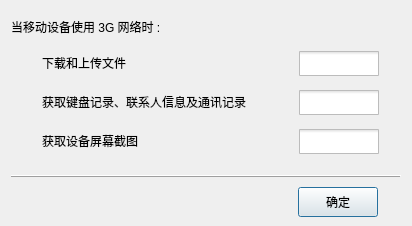
<?xml version="1.0" encoding="UTF-8"?>
<ui version="4.0">
 <class>FlowControlDlg</class>
 <widget class="QDialog" name="FlowControlDlg">
  <property name="geometry">
   <rect>
    <x>0</x>
    <y>0</y>
    <width>412</width>
    <height>226</height>
   </rect>
  </property>
  <property name="windowTitle">
   <string>移动设备流量控制</string>
  </property>
  <property name="styleSheet">
   <string notr="true">QWidget
{
	font-family:&quot;Microsoft Yahei&quot;;
}</string>
  </property>
  <layout class="QVBoxLayout" name="verticalLayout">
   <property name="bottomMargin">
    <number>6</number>
   </property>
   <item>
    <layout class="QHBoxLayout" name="horizontalLayout">
     <item>
      <widget class="QLabel" name="label">
       <property name="minimumSize">
        <size>
         <width>0</width>
         <height>25</height>
        </size>
       </property>
       <property name="maximumSize">
        <size>
         <width>16777215</width>
         <height>25</height>
        </size>
       </property>
       <property name="styleSheet">
        <string notr="true"/>
       </property>
       <property name="text">
        <string>当移动设备使用 3G 网络时 :</string>
       </property>
      </widget>
     </item>
     <item>
      <spacer name="horizontalSpacer">
       <property name="orientation">
        <enum>Qt::Horizontal</enum>
       </property>
       <property name="sizeHint" stdset="0">
        <size>
         <width>40</width>
         <height>20</height>
        </size>
       </property>
      </spacer>
     </item>
    </layout>
   </item>
   <item>
    <layout class="QHBoxLayout" name="horizontalLayout_3">
     <item>
      <spacer name="horizontalSpacer_3">
       <property name="orientation">
        <enum>Qt::Horizontal</enum>
       </property>
       <property name="sizeType">
        <enum>QSizePolicy::Fixed</enum>
       </property>
       <property name="sizeHint" stdset="0">
        <size>
         <width>30</width>
         <height>20</height>
        </size>
       </property>
      </spacer>
     </item>
     <item>
      <widget class="QLabel" name="label_2">
       <property name="minimumSize">
        <size>
         <width>250</width>
         <height>0</height>
        </size>
       </property>
       <property name="maximumSize">
        <size>
         <width>250</width>
         <height>16777215</height>
        </size>
       </property>
       <property name="styleSheet">
        <string notr="true"/>
       </property>
       <property name="text">
        <string>下载和上传文件</string>
       </property>
      </widget>
     </item>
     <item>
      <widget class="QCheckBox" name="chkPlg1">
       <property name="minimumSize">
        <size>
         <width>100</width>
         <height>30</height>
        </size>
       </property>
       <property name="maximumSize">
        <size>
         <width>100</width>
         <height>30</height>
        </size>
       </property>
       <property name="styleSheet">
        <string notr="true"> QCheckBox::indicator {
     width: 80px;
     height: 25px;
 }

 QCheckBox::indicator:unchecked {
	image: url(:/image/btncheckoff.png);
 }

 QCheckBox::indicator:checked {
	image: url(:/image/btncheckon.png);
 }</string>
       </property>
       <property name="text">
        <string/>
       </property>
      </widget>
     </item>
    </layout>
   </item>
   <item>
    <layout class="QHBoxLayout" name="horizontalLayout_4">
     <item>
      <spacer name="horizontalSpacer_4">
       <property name="orientation">
        <enum>Qt::Horizontal</enum>
       </property>
       <property name="sizeType">
        <enum>QSizePolicy::Fixed</enum>
       </property>
       <property name="sizeHint" stdset="0">
        <size>
         <width>30</width>
         <height>20</height>
        </size>
       </property>
      </spacer>
     </item>
     <item>
      <widget class="QLabel" name="label_3">
       <property name="minimumSize">
        <size>
         <width>250</width>
         <height>0</height>
        </size>
       </property>
       <property name="maximumSize">
        <size>
         <width>250</width>
         <height>16777215</height>
        </size>
       </property>
       <property name="styleSheet">
        <string notr="true"/>
       </property>
       <property name="text">
        <string>获取键盘记录、联系人信息及通讯记录</string>
       </property>
      </widget>
     </item>
     <item>
      <widget class="QCheckBox" name="chkPlg2">
       <property name="minimumSize">
        <size>
         <width>100</width>
         <height>30</height>
        </size>
       </property>
       <property name="maximumSize">
        <size>
         <width>100</width>
         <height>30</height>
        </size>
       </property>
       <property name="styleSheet">
        <string notr="true"> QCheckBox::indicator {
     width: 80px;
     height: 25px;
 }

 QCheckBox::indicator:unchecked {
	image: url(:/image/btncheckoff.png);
 }

 QCheckBox::indicator:checked {
	image: url(:/image/btncheckon.png);
 }</string>
       </property>
       <property name="text">
        <string/>
       </property>
      </widget>
     </item>
    </layout>
   </item>
   <item>
    <layout class="QHBoxLayout" name="horizontalLayout_5">
     <item>
      <spacer name="horizontalSpacer_5">
       <property name="orientation">
        <enum>Qt::Horizontal</enum>
       </property>
       <property name="sizeType">
        <enum>QSizePolicy::Fixed</enum>
       </property>
       <property name="sizeHint" stdset="0">
        <size>
         <width>30</width>
         <height>20</height>
        </size>
       </property>
      </spacer>
     </item>
     <item>
      <widget class="QLabel" name="label_4">
       <property name="minimumSize">
        <size>
         <width>250</width>
         <height>0</height>
        </size>
       </property>
       <property name="maximumSize">
        <size>
         <width>250</width>
         <height>16777215</height>
        </size>
       </property>
       <property name="styleSheet">
        <string notr="true"/>
       </property>
       <property name="text">
        <string>获取设备屏幕截图</string>
       </property>
      </widget>
     </item>
     <item>
      <widget class="QCheckBox" name="chkPlg4">
       <property name="minimumSize">
        <size>
         <width>100</width>
         <height>30</height>
        </size>
       </property>
       <property name="maximumSize">
        <size>
         <width>100</width>
         <height>30</height>
        </size>
       </property>
       <property name="styleSheet">
        <string notr="true"> QCheckBox::indicator {
     width: 80px;
     height: 25px;
 }

 QCheckBox::indicator:unchecked {
	image: url(:/image/btncheckoff.png);
 }

 QCheckBox::indicator:checked {
	image: url(:/image/btncheckon.png);
 }</string>
       </property>
       <property name="text">
        <string/>
       </property>
      </widget>
     </item>
    </layout>
   </item>
   <item>
    <spacer name="verticalSpacer">
     <property name="orientation">
      <enum>Qt::Vertical</enum>
     </property>
     <property name="sizeType">
      <enum>QSizePolicy::Fixed</enum>
     </property>
     <property name="sizeHint" stdset="0">
      <size>
       <width>20</width>
       <height>10</height>
      </size>
     </property>
    </spacer>
   </item>
   <item>
    <widget class="QFrame" name="frame">
     <property name="frameShape">
      <enum>QFrame::HLine</enum>
     </property>
     <property name="frameShadow">
      <enum>QFrame::Raised</enum>
     </property>
    </widget>
   </item>
   <item>
    <layout class="QHBoxLayout" name="horizontalLayout_2">
     <item>
      <spacer name="horizontalSpacer_2">
       <property name="orientation">
        <enum>Qt::Horizontal</enum>
       </property>
       <property name="sizeHint" stdset="0">
        <size>
         <width>40</width>
         <height>20</height>
        </size>
       </property>
      </spacer>
     </item>
     <item>
      <widget class="QPushButton" name="btnOK">
       <property name="minimumSize">
        <size>
         <width>0</width>
         <height>30</height>
        </size>
       </property>
       <property name="styleSheet">
        <string notr="true"/>
       </property>
       <property name="text">
        <string>确定</string>
       </property>
      </widget>
     </item>
     <item>
      <spacer name="horizontalSpacer_6">
       <property name="orientation">
        <enum>Qt::Horizontal</enum>
       </property>
       <property name="sizeType">
        <enum>QSizePolicy::Fixed</enum>
       </property>
       <property name="sizeHint" stdset="0">
        <size>
         <width>23</width>
         <height>20</height>
        </size>
       </property>
      </spacer>
     </item>
    </layout>
   </item>
  </layout>
 </widget>
 <layoutdefault spacing="6" margin="11"/>
 <resources>
  <include location="maindlg.qrc"/>
 </resources>
 <connections/>
</ui>
